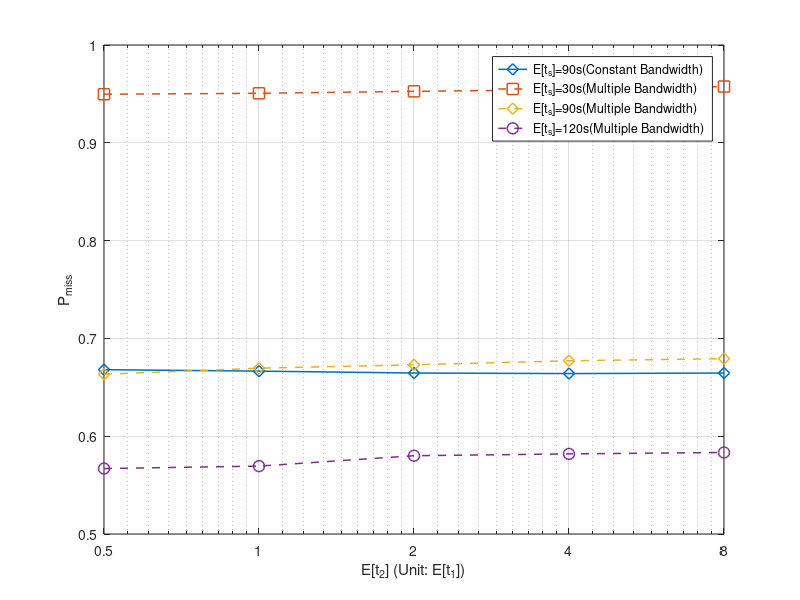

The MATLAB script that drew this image:
%% Minutes
x_label =[0.5	1	2	4	8]



%% for DeadlinMissRatio

%Miss ratio
y_11 = [0.66802	0.66654	0.6646	0.66404	0.66458]
y_12 = [0.94966	0.95062	0.95264	0.95424	0.95752]
y_13 = [0.66334	0.66954	0.673	0.67712	0.67926]
y_14 = [0.56692	0.56942	0.58004	0.5819	0.58336]

%E[V_O]
%y_11 = [22.320205	22.320205	22.320205	22.320205	22.320205]
%y_12 = [11.675366	11.675366	11.675366	11.675366	11.675366]
%y_13 = [22.320205	22.320205	22.320205	22.320205	22.320205]
%y_14 = [24.189022	24.439078	24.439078	24.439078	24.439078]

%E[V_D]
%y_11 = [59.795073	59.894273	60.099509	60.234807	59.981779]
%y_12 = [29.729493	29.212248	29.158644	28.76319	28.578961]
%y_13 = [59.816723	59.17924	59.052512	59.02246	58.901971]
%y_14 = [66.962827	66.568339	65.885139	65.816606	65.933702]

i = i+1;
figure(i)

semilogx(x_label,y_11,'-d', 'MarkerSize',8, 'LineWidth',1.1)
hold on
semilogx(x_label,y_12,'--s', 'MarkerSize',8, 'LineWidth',1.1)
hold on
semilogx(x_label,y_13,'--d', 'MarkerSize',8, 'LineWidth',1.1)
hold on
semilogx(x_label,y_14,'--o', 'MarkerSize',8, 'LineWidth',1.1)
hold on


ylabel('P_{miss}')
%ylabel('E[V_0]: MB')
%ylabel('E[V_D]: MB')
xlabel('E[t_2] (Unit: E[t_1])')


xticklabels({'0.5',	'1',	'2',	'4',	'8'});

												
xlim([0.5, 8]);

%xticklabels({'0',	'1',	'2',	'3',	'4','5',	'6',	'7',	'8',	'9',	'10',	'11',	'12',	'13',	'14',	'15',	'16',	'17'	,'18'	,'20'	,'21'	,'22',	'23',	'24',	'26'});
set(gca, 'XTick', x_label);
%set(gca,'xticklabel',num2str(get(gca,'XTick')','%.4f'))
%legend({'F=200','F=500','F=1000'},'NumColumns',1);
legend({'E[t_s]=90s(Constant Bandwidth)','E[t_s]=30s(Multiple Bandwidth)','E[t_s]=90s(Multiple Bandwidth)','E[t_s]=120s(Multiple Bandwidth)'},'NumColumns',1);

hold off;
grid on;
